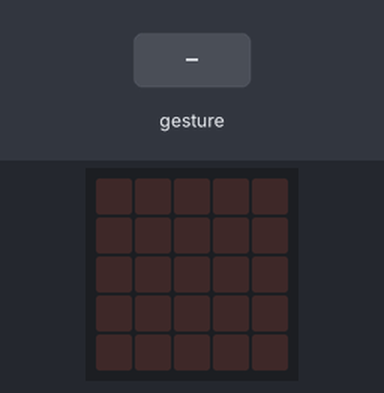
A program run on a simulated BBC micro:bit (MakeCode). Shown: the board's 5×5 LED display. The test bench sets the inputs (shaded band). A tilt is held for 1.5 s and a shake lasts 1 s, then the board lies face up again.

Above: at 1.2 s.
1.3 s: gesture 'tilt left'
At 2.2 s:
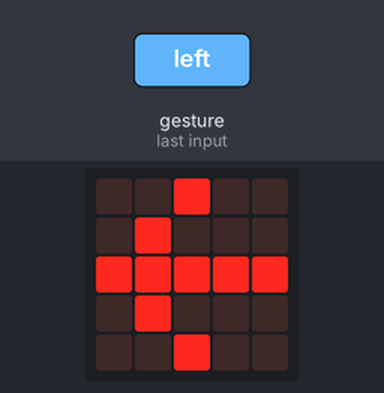
2.9 s: gesture 'tilt right'
At 4.3 s:
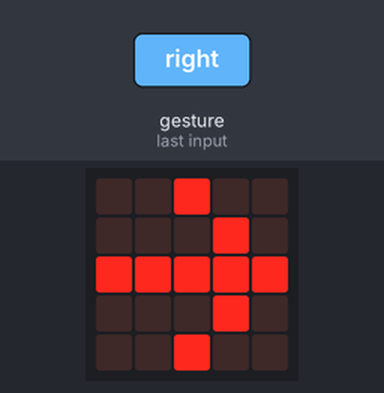
4.7 s: gesture 'logo up'
At 5.6 s:
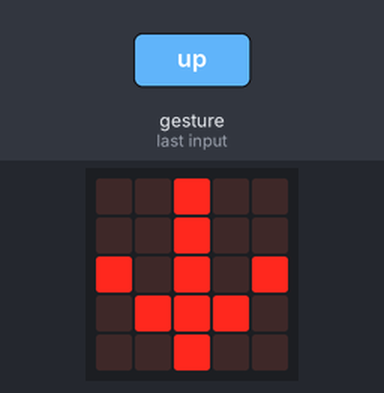
6.5 s: gesture 'logo down'
At 7.1 s:
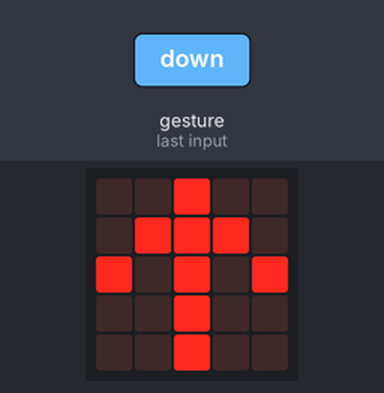
Timing chart, 0 to 9.1 s (numbered marks = the images above; inputs shaded):
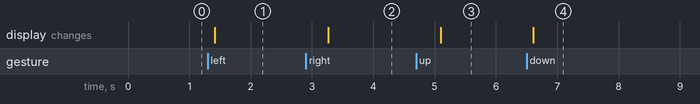

The program:

main.ts
```typescript
function girar () {
    if (input.isGesture(Gesture.TiltLeft)) {
        basic.showArrow(ArrowNames.West)
    }
    if (input.isGesture(Gesture.TiltRight)) {
        basic.showArrow(ArrowNames.East)
    }
    if (input.isGesture(Gesture.LogoUp)) {
        basic.showArrow(ArrowNames.South)
    }
    if (input.isGesture(Gesture.LogoDown)) {
        basic.showArrow(ArrowNames.North)
    }
}
basic.forever(function () {
    if (input.isGesture(Gesture.TiltLeft)) {
        girar()
    }
    if (input.isGesture(Gesture.TiltRight)) {
        girar()
    }
    if (input.isGesture(Gesture.LogoUp)) {
        girar()
    }
    if (input.isGesture(Gesture.LogoDown)) {
        girar()
    }
})
```

test.ts
```typescript
// aquí va el archivo "tests"; esto no se compilará cuando este paquete se utilice como una extensión.
```

Measured:
- after the input at 1.3 s, the display: changes after 0.12 s (image 1)
- after the input at 2.9 s, the display: changes after 0.37 s (image 2)
- after the input at 4.7 s, the display: changes after 0.40 s (image 3)
- after the input at 6.5 s, the display: changes after 0.11 s (image 4)
